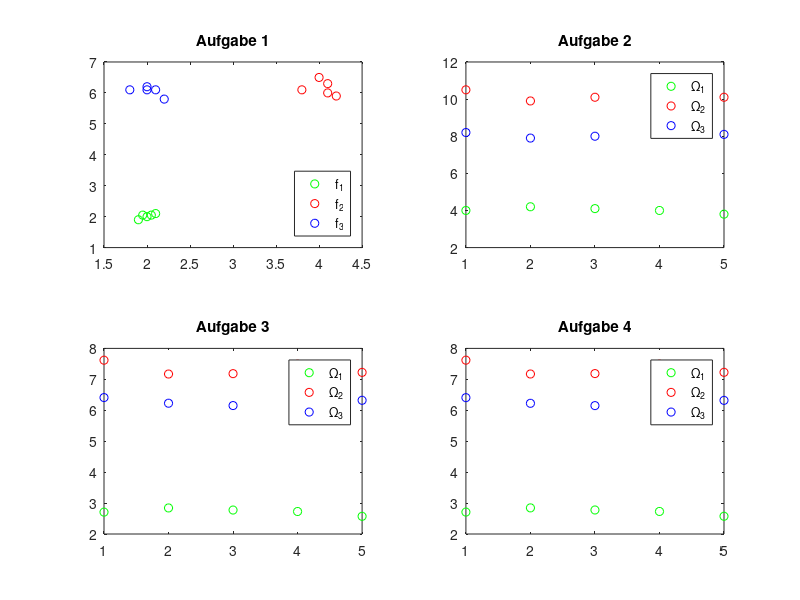

This chart was generated by the following MATLAB code:
%%---Augabe1---%
% Klasse 1
f1 = [2,2;2.1,2.1;2.05,2.05;1.95,2.05;1.9,1.9]';
% Klasse 2
f2 = [4,6.5;3.8,6.1;4.2,5.9;4.1,6.3;4.1,6.0]';
% Klasse 3
f3 = [2,6.2;1.8,6.1;2.2,5.8;2.1,6.1;2.0,6.1]';

f_gesamt = [f1 f2 f3]

%% Plot A1
subplot(2,2,1);
plot(f1(1,:),f1(2,:),'o','Color',[0,1.0,0.0]);
hold on;
plot(f2(1,:),f2(2,:),'o','Color',[1,0.0,0.0]);
hold on;
plot(f3(1,:),f3(2,:),'o','Color',[0,0.0,1.0]);
legend('f_1','f_2','f_3','Location','Southeast');
title('Aufgabe 1');
hold off
%% ---Aufgabe2---%
N = length(f_gesamt);
m = sum(f_gesamt,2)/N;
R = [0,0;0,0];
for i = 1:N
    f_new = f_gesamt(:,i) * f_gesamt(:,i)';
    R = R + f_new;
end

R = R/N;
Q1 = R - m*m';
[V1,E1] = eigs(Q1,1);
%A1 = V1(:,1)';
A1 = [1;1]';

c = A1*f_gesamt;
c11 = A1*f1;
c12 = A1*f2;
c13 = A1*f3;
subplot(2,2,2);
plot(c11,'o','Color',[0,1.0,0.0]);
hold on;
plot(c12,'o','Color',[1,0.0,0.0]);
hold on;
plot(c13,'o','Color',[0,0.0,1.0]);
hold off;
title('Aufgabe 2');
legend('\Omega_1','\Omega_2','\Omega_3');

%% ---Aufgabe3---%
N1 = length(f1);
N2 = length(f2);
N3 = length(f3);

m1 = sum(f1,2)/N;
m2 = sum(f2,2)/N;
m3 = sum(f3,2)/N;

R1 = [0,0;0,0];
R2 = [0,0;0,0];
R3 = [0,0;0,0];

for i = 1:N1
    f_new = f1(:,i) * f1(:,i)';
    R1 = R1 + f_new;
end

for i = 1:N2
    f_new = f2(:,i) * f2(:,i)';
    R2 = R2 + f_new;
end

for i = 1:N3
    f_new = f3(:,i) * f3(:,i)';
    R3 = R3 + f_new;
end

R1 = R1/N1;
R2 = R2/N2;
R3 = R3/N3;

X = R1 + R2 + R3;
C = ((m2*m1' + m1*m2')+(m3*m2'+m2*m3'));
Q2 = (1/3) * X - (1/(3*(3-1))) * C;

[V2,E2] = eigs(Q2,1);
A2 = V2(:,1)';

c21 = A2*f1;
c22 = A2*f2;
c23 = A2*f3;

subplot(2,2,3);
plot(c21,'o','Color',[0,1.0,0.0]);
hold on;
plot(c22,'o','Color',[1,0.0,0.0]);
hold on;
plot(c23,'o','Color',[0,0.0,1.0]);
hold off;
title('Aufgabe 3');
legend('\Omega_1','\Omega_2','\Omega_3');
%% ---Aufgabe4---%

Q_1 = R1 - m1*m1';
Q_2 = R2 - m2*m2';
Q_3 = R3 - m3*m3';

Q3 = (1/3)*(Q_1 + Q_2 + Q_3);
[V3,E3] = eigs(Q3,1);
A3 = V3(:,1)';

c31 = A3*f1;
c32 = A3*f2;
c33 = A3*f3;

subplot(2,2,4);
plot(c31,'o','Color',[0,1.0,0.0]);
hold on;
plot(c32,'o','Color',[1,0.0,0.0]);
hold on;
plot(c33,'o','Color',[0,0.0,1.0]);
hold off;
title('Aufgabe 4');
legend('\Omega_1','\Omega_2','\Omega_3');
